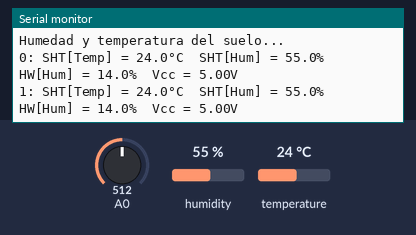
Recording of a sketch running on a simulated Arduino Leonardo, built with avr-gcc and run on an emulated ATmega32U4. On the bench: the last lines printed to the serial monitor. Inputs (shaded band) come from the test bench; at power-on: humidity 55 %, A0 = 512, temperature 24 °C.

Above: at 13.1 s.
13.2 s: humidity set to 22 %
22.4 s: A0 set to 716
At 25.1 s:
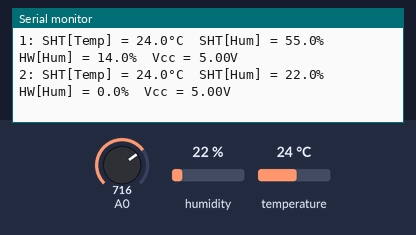
31.6 s: temperature set to 12 °C
At 37.2 s:
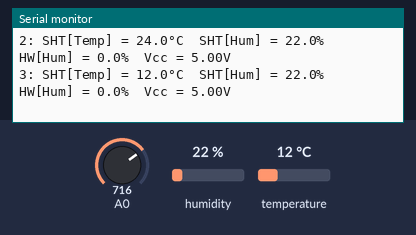
40.8 s: A0 set to 511
At 49.8 s:
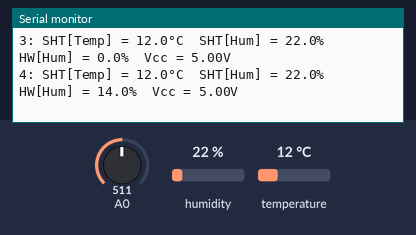
50.0 s: humidity set to 40 %
Timing chart, 0 to 53.0 s (numbered marks = the images above; inputs shaded):
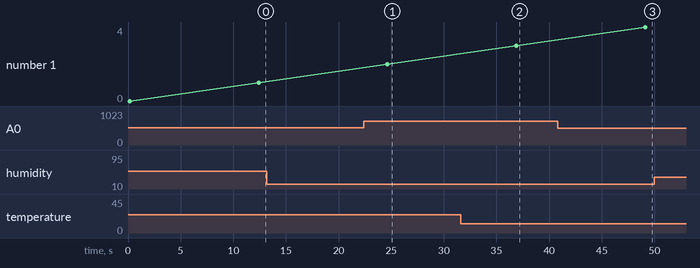

The sketch:

Humedad_Suelo_SHT31.ino
```cpp
#include <LowPower.h>
#include <Adafruit_SHT31.h>

#define enableHeater false        // SHT Sensor
#define timer .2                  // Tiempo de espera en minutos
Adafruit_SHT31 sht31 = Adafruit_SHT31();
float shtData[2] = {0, 0};

#define vMax 4.78                 // HW Sensor
#define offset 0

#define VCC_PIN 8

int counter = 0;

void setup() {
  Serial.begin(19200);
  while (!Serial) delay(10);     // will pause Zero, Leonardo, etc until serial console opens
  pinMode(VCC_PIN, OUTPUT);
  Serial.println(F("\nHumedad y temperatura del suelo...\n"));
}

void loop() {
  settupSHT();
  readSHT();
  showData(readHW(), readVcc());
  lowPower();
}

float readHW() {
  float read = analogRead(A0);
  // Serial.print(read); Serial.print("\t");
  float val = constrain(map(read, 559, 230, 0.0, 100.0), 0, 100);
  return val;
}

void settupSHT() {
  digitalWrite(VCC_PIN, HIGH);
  Wire.end();
  Wire.begin();
  delay(100);
  while (!sht31.begin(0x44)){
    delay(1);
  }
  sht31.heater(enableHeater);
}

void readSHT() {
  float t = sht31.readTemperature();
  float h = sht31.readHumidity();
  shtData[0] = !isnan(t) ? t : -99;
  shtData[1] = !isnan(h) ? h : -99;
}

long readVcc() {
  ADMUX = _BV(REFS0) | _BV(MUX3) | _BV(MUX2) | _BV(MUX1);
  delay(2);
  ADCSRA |= _BV(ADSC);
  while (bit_is_set(ADCSRA, ADSC));

  long result = ADCL;
  result |= ADCH << 8;
  result = 1126400L / result; // Back-calculate AVcc in mV
  return result / 1000.0;
}

void showData(float hwData, float vcc) {
  Serial.print(String(counter) + ": ");
  Serial.print(F("SHT[Temp] = ")); Serial.print(String(shtData[0], 1)); Serial.print(F("°C\t"));
  Serial.print(F("SHT[Hum] = ")); Serial.print(String(shtData[1], 1)); Serial.print(F("%\t"));
  Serial.print(F("HW[Hum] = ")); Serial.print(String(hwData, 1)); Serial.print(F("%\t"));
  Serial.print(F("Vcc = ")); Serial.print(vcc); Serial.println(F("V"));
  counter++;
}

void lowPower() {
  digitalWrite(VCC_PIN, LOW);
  delay(100);
  int minutes = timer * 15;
  for (int i = 0; i < minutes; i++) {
    LowPower.powerDown(SLEEP_4S, ADC_OFF, BOD_OFF);
  }
}
```

Measured:
- after the input at 22.4 s, the serial monitor: prints a new line after 2.2 s (image 1)
- after the input at 31.6 s, the serial monitor: prints a new line after 5.3 s (image 2)
- after the input at 40.8 s, the serial monitor: prints a new line after 8.3 s (image 3)
